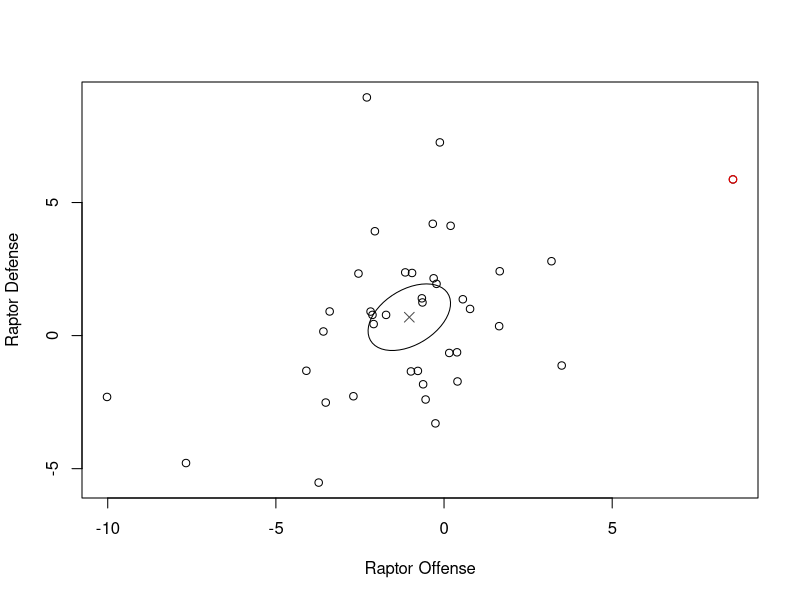

Source code (R):
## ---- chunk 1
knitr::opts_chunk$set(echo = TRUE)
## ---- chunk 2
library(dplyr)
library(car)
## ---- chunk 3
player_data <- read.csv('final_df.csv') %>%
  na.omit() %>%
  select(-c(TM, X))
## ---- chunk 4
center_data <- player_data %>%
  filter(POS == 'C') %>%
  select(c(raptor_offense, raptor_defense))

center_means <- colMeans(center_data)
center_cov <- cov(center_data)

n = dim(center_data)[1]
p = dim(center_data)[2]
alpha = 0.05



t_crit <- (n-1) * p / (n-p) * qf(p = 1-alpha, df1 = p, df2 = n-p)
plot(center_data[ , 1], center_data[ , 2], xlab = "Raptor Offense", ylab = "Raptor Defense")
points(center_means[1], center_means[2], pch = 4, cex = 1.3, col = "gray30")
points(ellipse(center = center_means, shape = center_cov, radius = sqrt(t_crit/n), draw = FALSE), type = 'l')
points(8.590943, 5.868475, col = 'red')
